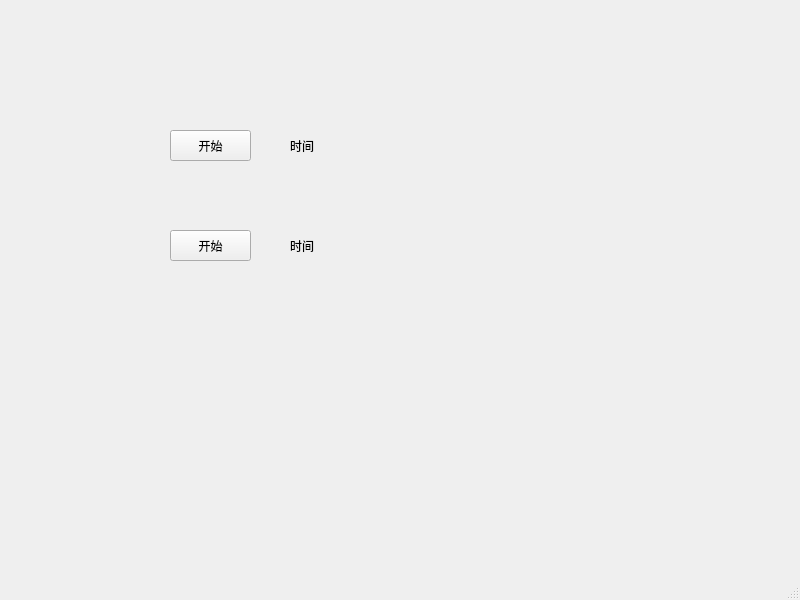
<?xml version="1.0" encoding="UTF-8"?>
<ui version="4.0">
 <class>MainWindow</class>
 <widget class="QMainWindow" name="MainWindow">
  <property name="geometry">
   <rect>
    <x>0</x>
    <y>0</y>
    <width>800</width>
    <height>600</height>
   </rect>
  </property>
  <property name="windowTitle">
   <string>MainWindow</string>
  </property>
  <widget class="QWidget" name="centralwidget">
   <widget class="QPushButton" name="loopBtn">
    <property name="geometry">
     <rect>
      <x>170</x>
      <y>130</y>
      <width>81</width>
      <height>31</height>
     </rect>
    </property>
    <property name="text">
     <string>开始</string>
    </property>
   </widget>
   <widget class="QLabel" name="curTime">
    <property name="geometry">
     <rect>
      <x>290</x>
      <y>130</y>
      <width>111</width>
      <height>31</height>
     </rect>
    </property>
    <property name="text">
     <string>时间</string>
    </property>
   </widget>
   <widget class="QLabel" name="onceTime">
    <property name="geometry">
     <rect>
      <x>290</x>
      <y>230</y>
      <width>111</width>
      <height>31</height>
     </rect>
    </property>
    <property name="text">
     <string>时间</string>
    </property>
   </widget>
   <widget class="QPushButton" name="onceBtn">
    <property name="geometry">
     <rect>
      <x>170</x>
      <y>230</y>
      <width>81</width>
      <height>31</height>
     </rect>
    </property>
    <property name="text">
     <string>开始</string>
    </property>
   </widget>
  </widget>
  <widget class="QMenuBar" name="menubar">
   <property name="geometry">
    <rect>
     <x>0</x>
     <y>0</y>
     <width>800</width>
     <height>25</height>
    </rect>
   </property>
  </widget>
  <widget class="QStatusBar" name="statusbar"/>
 </widget>
 <resources/>
 <connections/>
</ui>
